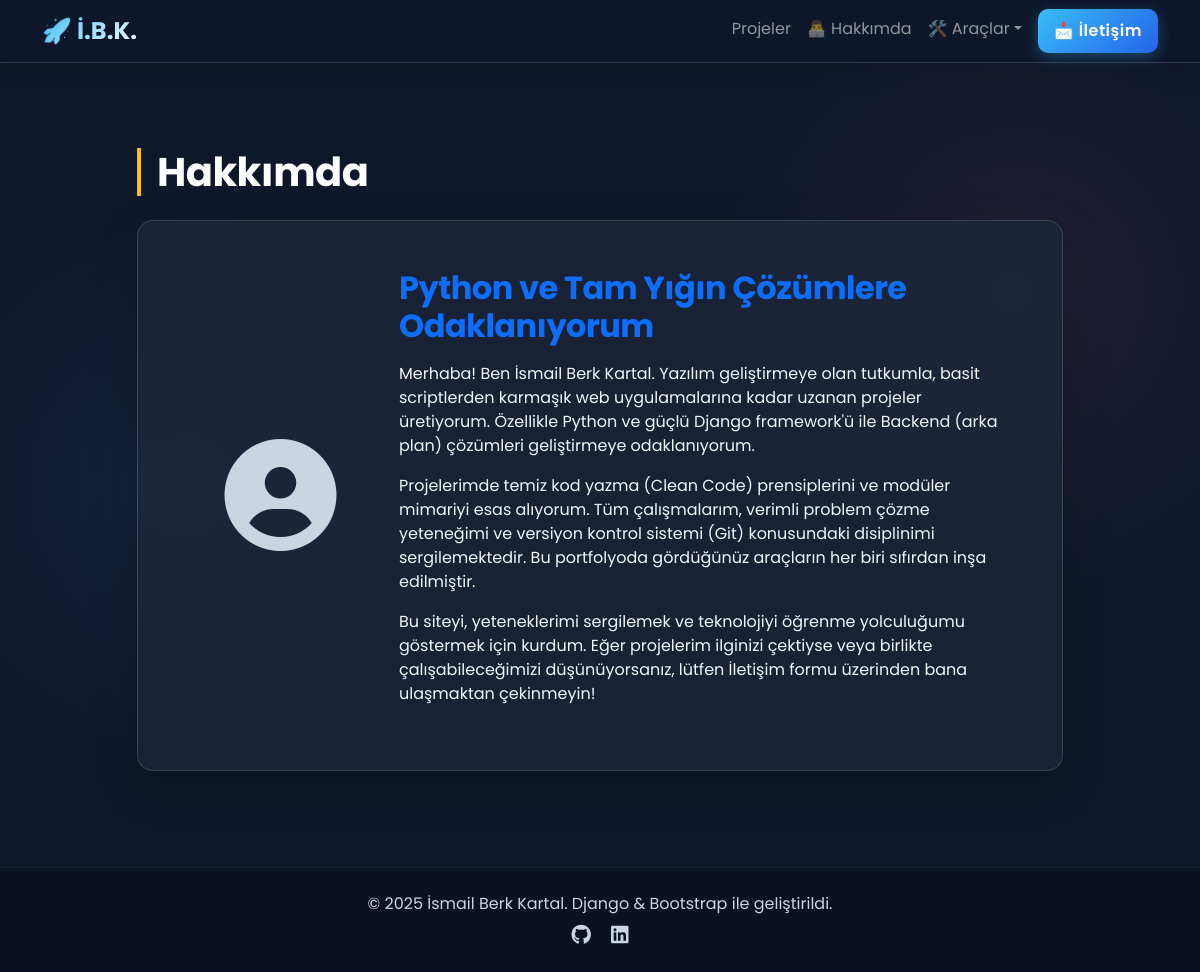
/hakkimda/, run on the app's committed database.
### pages/models.py (models this page shows, shortened)
class Hakkimda(models.Model):
    baslik = models.CharField(max_length=150)
    ozet = models.TextField()
    profil_resmi = models.ImageField(upload_to="profil/", blank=True)
    class Meta:
        verbose_name_plural = "Hakkımda Sayfası (Sadece 1 Kayıt Girin)"

### pages/views.py (the view)
# urls.py: path('hakkimda/', hakkimda_view, name='hakkimda'),
def hakkimda_view(request):
    hakkimda_veri = Hakkimda.objects.first()
    return render(request, 'hakkimda.html', {'hakkimda': hakkimda_veri})

### templates/hakkimda.html (shortened to what this page needs)
{% extends 'base.html' %}
{% block content %}
<div class="row justify-content-center">
    <div class="col-lg-10">
        <h1 class="mb-4 text-white fw-bold border-start border-4 border-warning ps-3">Hakkımda</h1>
        {% if hakkimda %}
        <div class="card shadow-lg mb-5" data-aos="fade-up">
            <div class="card-body p-5">
                <div class="row align-items-center">
                    <div class="col-md-3 text-center mb-4 mb-md-0">
                        {% if hakkimda.profil_resmi %}
                            <img src="{{ hakkimda.profil_resmi.url }}" class="rounded-circle border border-4 border-primary shadow" style="width:150px; height:150px; object-fit:cover;">
                        {% else %}
                            <i class="fas fa-user-circle fa-7x text-secondary"></i>
                        {% endif %}
                    </div>
                    <div class="col-md-9">
                        <h2 class="text-primary fw-bold">{{ hakkimda.baslik }}</h2>
                        <p class="lead text-light opacity-75">{{ hakkimda.ozet|linebreaks }}</p>
                    </div>
                </div>
            </div>
        </div>
        {% else %}
            <div class="alert alert-warning">Admin panelinden 'Hakkımda' verisi ekleyin.</div>
        {% endif %}
    </div>
</div>
{% endblock %}

### static/css/style.css (style rules this page uses)
:root { --bg-dark: #0f172a; --bg-card: rgba(30, 41, 59, 0.7); --primary-color: #38bdf8; --accent-color: #f472b6; --glass-border: rgba(255, 255, 255, 0.15); --text-main: #f1f5f9; --text-muted: #94a3b8; }
body { font-family: 'Poppins', sans-serif; background-color: var(--bg-dark); background-image: radial-gradient(circle at 15% 50%, rgba(56, 189, 248, 0.08) 0%, transparent 25%), radial-gradient(circle at 85% 30%, rgba(244, 114, 182, 0.08) 0%, transparent 25%); color: var(--text-main); min-height: 100vh; display: flex; flex-direction: column; overflow-x: hidden; }
h1, h2, h3, h4, h5, h6, .h1, .h2, .h3, .h4, .h5, .h6 { color: #ffffff !important; letter-spacing: -0.5px; }
.text-secondary { color: #cbd5e1 !important; }
.card { background: var(--bg-card) !important; backdrop-filter: blur(16px); -webkit-backdrop-filter: blur(16px); border: 1px solid var(--glass-border) !important; border-radius: 16px; box-shadow: 0 4px 20px rgba(0, 0, 0, 0.2); transition: all 0.4s cubic-bezier(0.175, 0.885, 0.32, 1.275); }
.card-body, .card-text { color: var(--text-main); }
::placeholder { color: rgba(255, 255, 255, 0.4) !important; opacity: 1; }

### data on the page
Hakkimda: baslik "Python ve Tam Yığın Çözümlere Odaklanıyorum", ozet "Merhaba! Ben İsmail Berk Kartal. Yazılım geliştirmeye olan tutkumla, basit scriptlerden karmaşık web uygulamalarına kadar uzanan projeler üretiyorum. Özellikle Python ve güçlü Django framework'ü ile Backend (arka plan) çözümleri geliştirmeye odaklanıyorum. Projelerimde temiz kod yazma (Clean Code) prensiplerini ve modüler mimariyi esas alıyorum. Tüm çalışmalarım, verimli problem çözme yeteneğimi ve versiyon kontrol sistemi (Git) konusundaki disiplinimi sergilemektedir. Bu portfolyoda gördüğünüz araçların her biri sıfırdan inşa edilmiştir. Bu siteyi, yeteneklerimi sergilemek ve teknolojiyi öğrenme yolculuğumu göstermek için kurdum. Eğer projelerim ilginizi çektiyse veya birlikte…"
